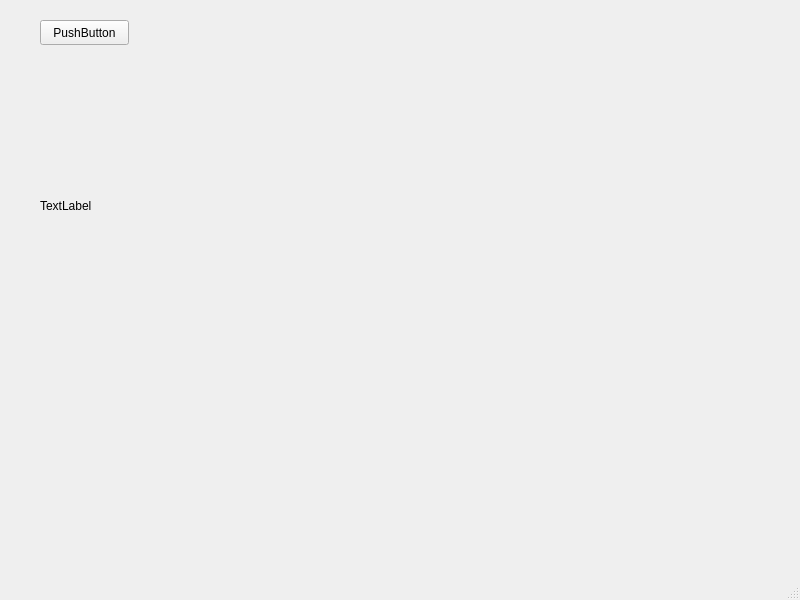
<?xml version="1.0" encoding="UTF-8"?>
<ui version="4.0">
 <class>MainWindow</class>
 <widget class="QMainWindow" name="MainWindow">
  <property name="geometry">
   <rect>
    <x>0</x>
    <y>0</y>
    <width>800</width>
    <height>600</height>
   </rect>
  </property>
  <property name="windowTitle">
   <string>MainWindow</string>
  </property>
  <widget class="QWidget" name="centralwidget">
   <widget class="QLabel" name="label">
    <property name="geometry">
     <rect>
      <x>40</x>
      <y>90</y>
      <width>581</width>
      <height>231</height>
     </rect>
    </property>
    <property name="text">
     <string>TextLabel</string>
    </property>
   </widget>
   <widget class="QPushButton" name="pushButton">
    <property name="geometry">
     <rect>
      <x>40</x>
      <y>20</y>
      <width>89</width>
      <height>25</height>
     </rect>
    </property>
    <property name="text">
     <string>PushButton</string>
    </property>
   </widget>
  </widget>
  <widget class="QMenuBar" name="menubar">
   <property name="geometry">
    <rect>
     <x>0</x>
     <y>0</y>
     <width>800</width>
     <height>22</height>
    </rect>
   </property>
  </widget>
  <widget class="QStatusBar" name="statusbar"/>
 </widget>
 <resources/>
 <connections/>
</ui>
